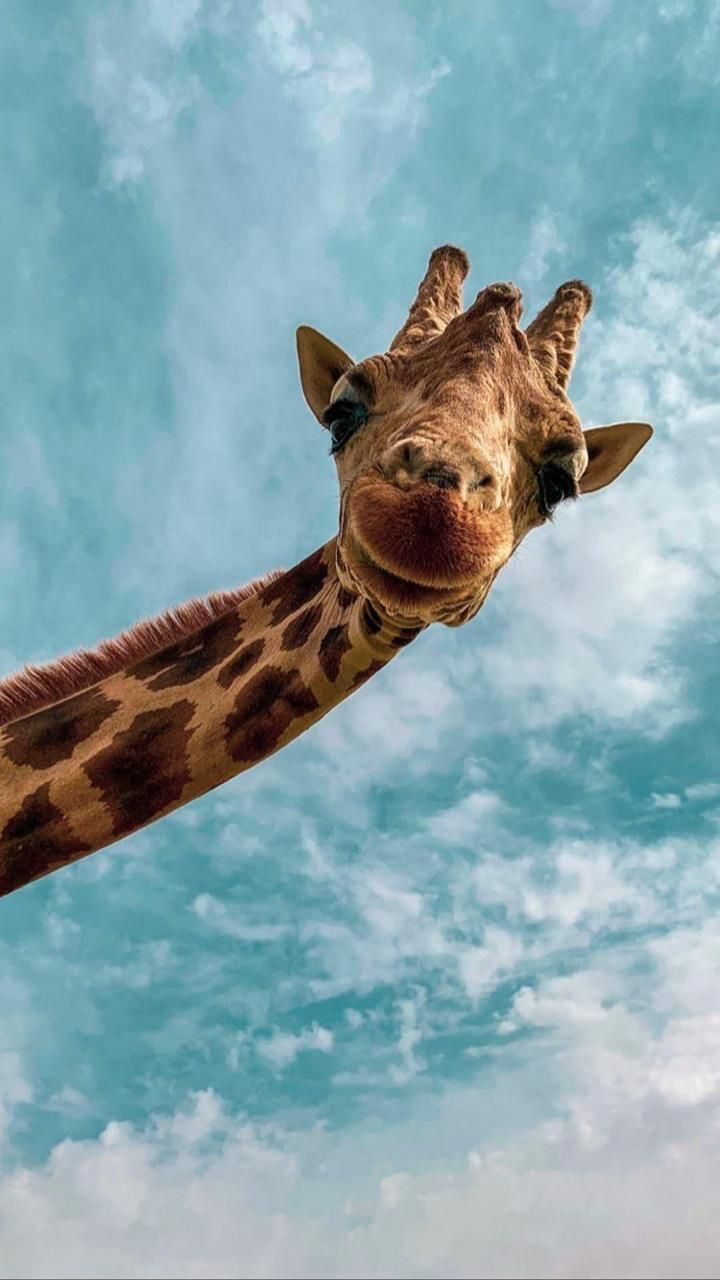
#> input picture merve.jpeg, 720 x 1280 px
$ python Task9-10.py
#> lines starting #> are read from the running program, lines starting #| are printed output that depends on the picture

import numpy as np
from PIL import ImageOps
from skimage import io
from skimage import transform as tf
import cv2


im = cv2.imread('merve.jpeg')
#> im is the input picture: shape (1280, 720, 3); mean B, G, R 170.1, 163.5, 137.1


def menu():

    x = ""
    while x != "6":
        print("Rotate Image   -->  PRESS 1 ")
        print("Shearing Image -->  PRES 2 ")
        print("Reflection of  Image --> PRESS 3 ")

        print("To exit press 6")
        x = input("Please select one of them")
#> the answer given: 1

        if x == "1":
            F1()
        elif x == "2":
            F2()
        elif x == "3":
            F3()

        elif x == "6":
            print("Good bye!")
            break
        else:
            print("TRY AGAIN!")
def F1():
    image = cv2.imread("merve.jpeg")
    image_norm = cv2.rotate(image, cv2.ROTATE_90_CLOCKWISE)
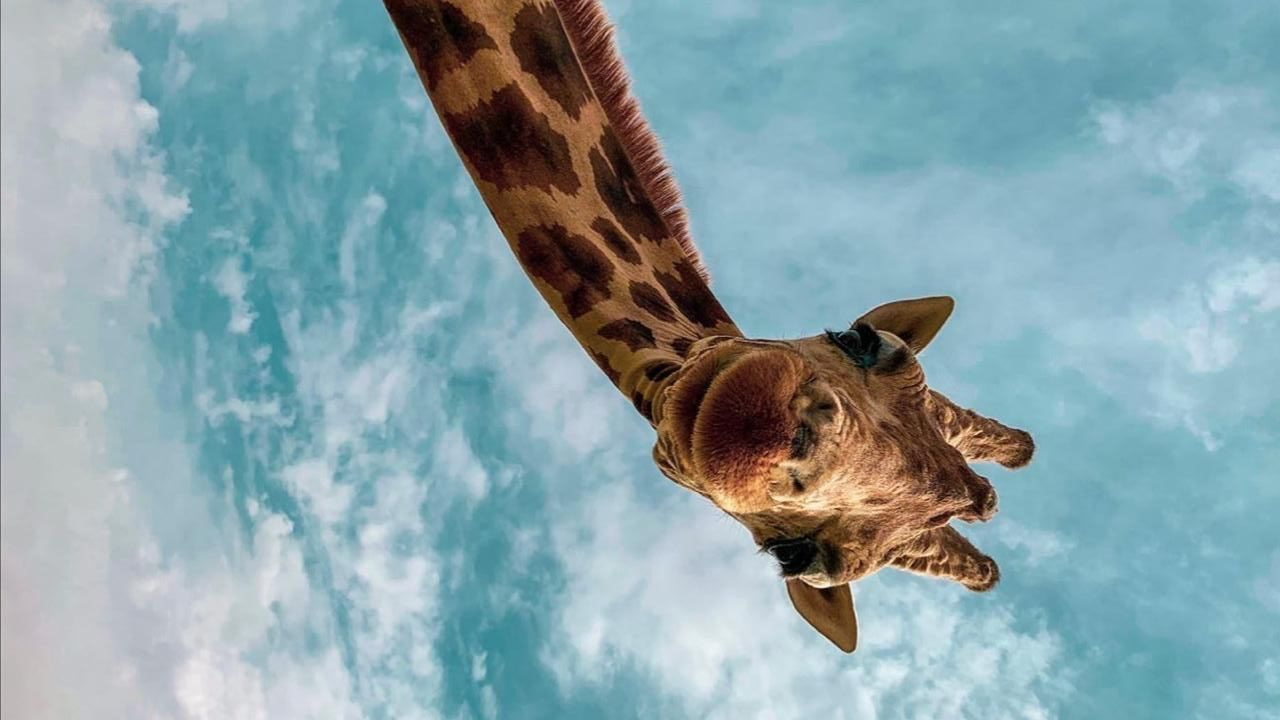
#> image_norm: shape (720, 1280, 3); mean B, G, R 170.1, 163.5, 137.1


    cv2.imshow('original Image', image)
    cv2.imshow('Rotated Image', image_norm)

    cv2.waitKey(0)
    cv2.destroyAllWindows()


def F2():
    # Load the image as a matrix
    image = io.imread("merve.jpeg")

    # Create Afine transform
    afine_tf = tf.AffineTransform(shear=0.2)

    # Apply transform to image data
    modified = tf.warp(image, inverse_map=afine_tf)

    # Display the result
    io.imshow(modified)
    io.show()
def F3():
    # Read input image
    img = cv2.imread('merve.jpeg')

    # Mirror in x direction (flip horizontally)
    imgX = np.flip(img, axis=1)
    # imgX = imgX = img[:, ::-1, :]

    # Mirror in y direction (flip vertically)
    imgY = np.flip(img, axis=0)
    # imgY = img[::-1, :, :]

    # Mirror in both directions (flip horizontally and vertically)
    imgXY = np.flip(img, axis=(0, 1))
    # imgXY = img[::-1, ::-1, :]

    # Outputs
    cv2.imshow('img', img)
    cv2.imshow('imgX', imgX)
    cv2.imshow('imgY', imgY)
    cv2.imshow('imgXY', imgXY)
    cv2.waitKey(0)

#> (the run stopped early here; a loop or call above may not have finished)
